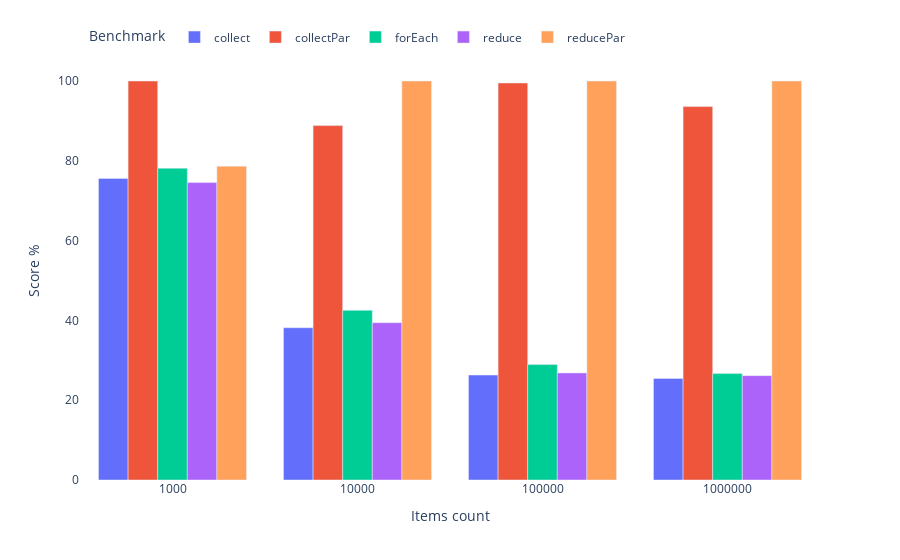

This figure's notebook cell:
### Code cell
write_chart(chart,profile,benchmark)

### Figure 1 — Plotly figure (JSON) as saved in the notebook; plotly's stock layout.template omitted (floating-point values rounded to 4 significant figures)
{"data": [{"alignmentgroup": "True", "hovertemplate": "Benchmark=collect<br>Items count=%{x}<br>Score %=%{y}<extra></extra>", "legendgroup": "collect", "marker": {"color": "#636efa", "pattern": {"shape": ""}}, "name": "collect", "offsetgroup": "collect", "orientation": "v", "showlegend": true, "textposition": "auto", "type": "bar", "x": ["1000", "10000", "100000", "1000000"], "xaxis": "x", "y": [75.57, 38.15, 26.29, 25.45], "yaxis": "y"}, {"alignmentgroup": "True", "hovertemplate": "Benchmark=collectPar<br>Items count=%{x}<br>Score %=%{y}<extra></extra>", "legendgroup": "collectPar", "marker": {"color": "#EF553B", "pattern": {"shape": ""}}, "name": "collectPar", "offsetgroup": "collectPar", "orientation": "v", "showlegend": true, "textposition": "auto", "type": "bar", "x": ["1000", "10000", "100000", "1000000"], "xaxis": "x", "y": [100, 88.82, 99.51, 93.59], "yaxis": "y"}, {"alignmentgroup": "True", "hovertemplate": "Benchmark=forEach<br>Items count=%{x}<br>Score %=%{y}<extra></extra>", "legendgroup": "forEach", "marker": {"color": "#00cc96", "pattern": {"shape": ""}}, "name": "forEach", "offsetgroup": "forEach", "orientation": "v", "showlegend": true, "textposition": "auto", "type": "bar", "x": ["1000", "10000", "100000", "1000000"], "xaxis": "x", "y": [78.13, 42.52, 28.93, 26.68], "yaxis": "y"}, {"alignmentgroup": "True", "hovertemplate": "Benchmark=reduce<br>Items count=%{x}<br>Score %=%{y}<extra></extra>", "legendgroup": "reduce", "marker": {"color": "#ab63fa", "pattern": {"shape": ""}}, "name": "reduce", "offsetgroup": "reduce", "orientation": "v", "showlegend": true, "textposition": "auto", "type": "bar", "x": ["1000", "10000", "100000", "1000000"], "xaxis": "x", "y": [74.54, 39.43, 26.84, 26.16], "yaxis": "y"}, {"alignmentgroup": "True", "hovertemplate": "Benchmark=reducePar<br>Items count=%{x}<br>Score %=%{y}<extra></extra>", "legendgroup": "reducePar", "marker": {"color": "#FFA15A", "pattern": {"shape": ""}}, "name": "reducePar", "offsetgroup": "reducePar", "orientation": "v", "showlegend": true, "textposition": "auto", "type": "bar", "x": ["1000", "10000", "100000", "1000000"], "xaxis": "x", "y": [78.63, 100, 100, 100], "yaxis": "y"}], "layout": {"autosize": true, "barmode": "group", "legend": {"orientation": "h", "title": {"text": "Benchmark"}, "tracegroupgap": 0, "x": 0.01, "xanchor": "left", "y": 1.02, "yanchor": "bottom"}, "margin": {"t": 60}, "plot_bgcolor": "rgba(0, 0, 0, 0)", "xaxis": {"anchor": "y", "autorange": true, "domain": [0, 1], "range": [-0.5, 3.5], "title": {"text": "Items count"}, "type": "category"}, "yaxis": {"anchor": "x", "autorange": true, "domain": [0, 1], "range": [0, 105.3], "title": {"text": "Score %"}, "type": "linear"}}}
